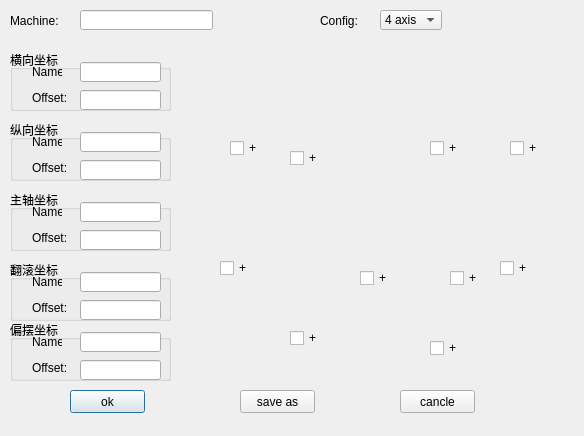
<?xml version="1.0" encoding="UTF-8"?>
<ui version="4.0">
 <class>AxisConfigDialog</class>
 <widget class="QDialog" name="AxisConfigDialog">
  <property name="geometry">
   <rect>
    <x>0</x>
    <y>0</y>
    <width>584</width>
    <height>436</height>
   </rect>
  </property>
  <property name="windowTitle">
   <string>Dialog</string>
  </property>
  <widget class="QGroupBox" name="groupBox">
   <property name="geometry">
    <rect>
     <x>10</x>
     <y>50</y>
     <width>161</width>
     <height>61</height>
    </rect>
   </property>
   <property name="title">
    <string>横向坐标</string>
   </property>
   <widget class="QLabel" name="label_3">
    <property name="geometry">
     <rect>
      <x>22</x>
      <y>40</y>
      <width>42</width>
      <height>16</height>
     </rect>
    </property>
    <property name="text">
     <string>Offset:</string>
    </property>
   </widget>
   <widget class="QLineEdit" name="hengOffLineEdit">
    <property name="geometry">
     <rect>
      <x>70</x>
      <y>40</y>
      <width>81</width>
      <height>20</height>
     </rect>
    </property>
   </widget>
   <widget class="QLineEdit" name="hengNameLineEdit">
    <property name="geometry">
     <rect>
      <x>70</x>
      <y>12</y>
      <width>81</width>
      <height>20</height>
     </rect>
    </property>
   </widget>
   <widget class="QLabel" name="label_2">
    <property name="geometry">
     <rect>
      <x>22</x>
      <y>14</y>
      <width>30</width>
      <height>16</height>
     </rect>
    </property>
    <property name="text">
     <string>Name:</string>
    </property>
   </widget>
   <widget class="QLabel" name="label_13">
    <property name="geometry">
     <rect>
      <x>0</x>
      <y>10</y>
      <width>16</width>
      <height>51</height>
     </rect>
    </property>
    <property name="text">
     <string/>
    </property>
    <property name="pixmap">
     <pixmap resource="res.qrc">:/images/yellow</pixmap>
    </property>
   </widget>
  </widget>
  <widget class="QGroupBox" name="groupBox_2">
   <property name="geometry">
    <rect>
     <x>10</x>
     <y>120</y>
     <width>161</width>
     <height>61</height>
    </rect>
   </property>
   <property name="title">
    <string>纵向坐标</string>
   </property>
   <widget class="QLabel" name="label_4">
    <property name="geometry">
     <rect>
      <x>22</x>
      <y>40</y>
      <width>42</width>
      <height>16</height>
     </rect>
    </property>
    <property name="text">
     <string>Offset:</string>
    </property>
   </widget>
   <widget class="QLineEdit" name="zongOffLineEdit">
    <property name="geometry">
     <rect>
      <x>70</x>
      <y>40</y>
      <width>81</width>
      <height>20</height>
     </rect>
    </property>
   </widget>
   <widget class="QLineEdit" name="zongNameLineEdit">
    <property name="geometry">
     <rect>
      <x>70</x>
      <y>12</y>
      <width>81</width>
      <height>20</height>
     </rect>
    </property>
   </widget>
   <widget class="QLabel" name="label_5">
    <property name="geometry">
     <rect>
      <x>22</x>
      <y>14</y>
      <width>30</width>
      <height>16</height>
     </rect>
    </property>
    <property name="text">
     <string>Name:</string>
    </property>
   </widget>
   <widget class="QLabel" name="label_14">
    <property name="geometry">
     <rect>
      <x>0</x>
      <y>10</y>
      <width>16</width>
      <height>41</height>
     </rect>
    </property>
    <property name="text">
     <string/>
    </property>
    <property name="pixmap">
     <pixmap resource="res.qrc">:/images/qing</pixmap>
    </property>
   </widget>
  </widget>
  <widget class="QGroupBox" name="groupBox_3">
   <property name="geometry">
    <rect>
     <x>10</x>
     <y>190</y>
     <width>161</width>
     <height>61</height>
    </rect>
   </property>
   <property name="title">
    <string>主轴坐标</string>
   </property>
   <widget class="QLabel" name="label_6">
    <property name="geometry">
     <rect>
      <x>22</x>
      <y>40</y>
      <width>42</width>
      <height>16</height>
     </rect>
    </property>
    <property name="text">
     <string>Offset:</string>
    </property>
   </widget>
   <widget class="QLineEdit" name="spindleOffLineEdit">
    <property name="geometry">
     <rect>
      <x>70</x>
      <y>40</y>
      <width>81</width>
      <height>20</height>
     </rect>
    </property>
   </widget>
   <widget class="QLineEdit" name="spindleNameLineEdit">
    <property name="geometry">
     <rect>
      <x>70</x>
      <y>12</y>
      <width>81</width>
      <height>20</height>
     </rect>
    </property>
   </widget>
   <widget class="QLabel" name="label_7">
    <property name="geometry">
     <rect>
      <x>22</x>
      <y>14</y>
      <width>30</width>
      <height>16</height>
     </rect>
    </property>
    <property name="text">
     <string>Name:</string>
    </property>
   </widget>
   <widget class="QLabel" name="label_15">
    <property name="geometry">
     <rect>
      <x>0</x>
      <y>10</y>
      <width>16</width>
      <height>51</height>
     </rect>
    </property>
    <property name="text">
     <string/>
    </property>
    <property name="pixmap">
     <pixmap resource="res.qrc">:/images/green</pixmap>
    </property>
   </widget>
  </widget>
  <widget class="QGroupBox" name="groupBox_4">
   <property name="geometry">
    <rect>
     <x>10</x>
     <y>260</y>
     <width>161</width>
     <height>61</height>
    </rect>
   </property>
   <property name="title">
    <string>翻滚坐标</string>
   </property>
   <widget class="QLabel" name="label_8">
    <property name="geometry">
     <rect>
      <x>22</x>
      <y>40</y>
      <width>42</width>
      <height>16</height>
     </rect>
    </property>
    <property name="text">
     <string>Offset:</string>
    </property>
   </widget>
   <widget class="QLineEdit" name="flipOffLineEdit">
    <property name="geometry">
     <rect>
      <x>70</x>
      <y>40</y>
      <width>81</width>
      <height>20</height>
     </rect>
    </property>
   </widget>
   <widget class="QLineEdit" name="flipNameLineEdit">
    <property name="geometry">
     <rect>
      <x>70</x>
      <y>12</y>
      <width>81</width>
      <height>20</height>
     </rect>
    </property>
   </widget>
   <widget class="QLabel" name="label_9">
    <property name="geometry">
     <rect>
      <x>22</x>
      <y>14</y>
      <width>30</width>
      <height>16</height>
     </rect>
    </property>
    <property name="text">
     <string>Name:</string>
    </property>
   </widget>
   <widget class="QLabel" name="label_16">
    <property name="geometry">
     <rect>
      <x>0</x>
      <y>20</y>
      <width>16</width>
      <height>31</height>
     </rect>
    </property>
    <property name="text">
     <string/>
    </property>
    <property name="pixmap">
     <pixmap resource="res.qrc">:/images/red</pixmap>
    </property>
   </widget>
   <zorder>label_16</zorder>
   <zorder>label_8</zorder>
   <zorder>flipOffLineEdit</zorder>
   <zorder>flipNameLineEdit</zorder>
   <zorder>label_9</zorder>
  </widget>
  <widget class="QGroupBox" name="groupBox_5">
   <property name="geometry">
    <rect>
     <x>10</x>
     <y>320</y>
     <width>161</width>
     <height>61</height>
    </rect>
   </property>
   <property name="title">
    <string>偏摆坐标</string>
   </property>
   <widget class="QLabel" name="label_10">
    <property name="geometry">
     <rect>
      <x>22</x>
      <y>40</y>
      <width>42</width>
      <height>16</height>
     </rect>
    </property>
    <property name="text">
     <string>Offset:</string>
    </property>
   </widget>
   <widget class="QLineEdit" name="yawOffLineEdit">
    <property name="geometry">
     <rect>
      <x>70</x>
      <y>40</y>
      <width>81</width>
      <height>20</height>
     </rect>
    </property>
   </widget>
   <widget class="QLineEdit" name="yawNameLineEdit">
    <property name="geometry">
     <rect>
      <x>70</x>
      <y>12</y>
      <width>81</width>
      <height>20</height>
     </rect>
    </property>
   </widget>
   <widget class="QLabel" name="label_11">
    <property name="geometry">
     <rect>
      <x>22</x>
      <y>14</y>
      <width>30</width>
      <height>16</height>
     </rect>
    </property>
    <property name="text">
     <string>Name:</string>
    </property>
   </widget>
   <widget class="QLabel" name="label_17">
    <property name="geometry">
     <rect>
      <x>2</x>
      <y>10</y>
      <width>16</width>
      <height>41</height>
     </rect>
    </property>
    <property name="text">
     <string/>
    </property>
    <property name="pixmap">
     <pixmap resource="res.qrc">:/images/blue</pixmap>
    </property>
   </widget>
   <zorder>label_17</zorder>
   <zorder>label_10</zorder>
   <zorder>yawOffLineEdit</zorder>
   <zorder>yawNameLineEdit</zorder>
   <zorder>label_11</zorder>
  </widget>
  <widget class="QLabel" name="label_12">
   <property name="geometry">
    <rect>
     <x>210</x>
     <y>60</y>
     <width>361</width>
     <height>331</height>
    </rect>
   </property>
   <property name="text">
    <string/>
   </property>
   <property name="pixmap">
    <pixmap resource="res.qrc">:/images/config</pixmap>
   </property>
  </widget>
  <widget class="QCheckBox" name="zDownCheckbox">
   <property name="geometry">
    <rect>
     <x>430</x>
     <y>340</y>
     <width>31</width>
     <height>16</height>
    </rect>
   </property>
   <property name="text">
    <string>+</string>
   </property>
  </widget>
  <widget class="QCheckBox" name="zUpCheckBox">
   <property name="geometry">
    <rect>
     <x>430</x>
     <y>140</y>
     <width>31</width>
     <height>16</height>
    </rect>
   </property>
   <property name="text">
    <string>+</string>
   </property>
  </widget>
  <widget class="QCheckBox" name="yawRightCheckbox">
   <property name="geometry">
    <rect>
     <x>450</x>
     <y>270</y>
     <width>31</width>
     <height>16</height>
    </rect>
   </property>
   <property name="text">
    <string>+</string>
   </property>
  </widget>
  <widget class="QCheckBox" name="yawLeftCheckbox">
   <property name="geometry">
    <rect>
     <x>360</x>
     <y>270</y>
     <width>31</width>
     <height>16</height>
    </rect>
   </property>
   <property name="text">
    <string>+</string>
   </property>
  </widget>
  <widget class="QCheckBox" name="flipDownCheckbox">
   <property name="geometry">
    <rect>
     <x>290</x>
     <y>330</y>
     <width>31</width>
     <height>16</height>
    </rect>
   </property>
   <property name="text">
    <string>+</string>
   </property>
  </widget>
  <widget class="QCheckBox" name="flipUpCheckbox">
   <property name="geometry">
    <rect>
     <x>290</x>
     <y>150</y>
     <width>31</width>
     <height>16</height>
    </rect>
   </property>
   <property name="text">
    <string>+</string>
   </property>
  </widget>
  <widget class="QCheckBox" name="xLeftCheckbox">
   <property name="geometry">
    <rect>
     <x>220</x>
     <y>260</y>
     <width>31</width>
     <height>16</height>
    </rect>
   </property>
   <property name="text">
    <string>+</string>
   </property>
  </widget>
  <widget class="QCheckBox" name="xRightCheckbox">
   <property name="geometry">
    <rect>
     <x>500</x>
     <y>260</y>
     <width>31</width>
     <height>16</height>
    </rect>
   </property>
   <property name="text">
    <string>+</string>
   </property>
  </widget>
  <widget class="QCheckBox" name="spindleRightCheckbox">
   <property name="geometry">
    <rect>
     <x>510</x>
     <y>140</y>
     <width>31</width>
     <height>16</height>
    </rect>
   </property>
   <property name="text">
    <string>+</string>
   </property>
  </widget>
  <widget class="QCheckBox" name="spindleLeftCheckbox">
   <property name="geometry">
    <rect>
     <x>230</x>
     <y>140</y>
     <width>31</width>
     <height>16</height>
    </rect>
   </property>
   <property name="text">
    <string>+</string>
   </property>
  </widget>
  <widget class="QPushButton" name="okButton">
   <property name="geometry">
    <rect>
     <x>70</x>
     <y>390</y>
     <width>75</width>
     <height>23</height>
    </rect>
   </property>
   <property name="text">
    <string>ok</string>
   </property>
  </widget>
  <widget class="QPushButton" name="saveAsButton">
   <property name="geometry">
    <rect>
     <x>240</x>
     <y>390</y>
     <width>75</width>
     <height>23</height>
    </rect>
   </property>
   <property name="text">
    <string>save as</string>
   </property>
  </widget>
  <widget class="QPushButton" name="cancleButton">
   <property name="geometry">
    <rect>
     <x>400</x>
     <y>390</y>
     <width>75</width>
     <height>23</height>
    </rect>
   </property>
   <property name="text">
    <string>cancle</string>
   </property>
  </widget>
  <widget class="QLineEdit" name="machineLineEdit">
   <property name="geometry">
    <rect>
     <x>80</x>
     <y>10</y>
     <width>133</width>
     <height>20</height>
    </rect>
   </property>
  </widget>
  <widget class="QLabel" name="machineNameLabel">
   <property name="geometry">
    <rect>
     <x>10</x>
     <y>10</y>
     <width>67</width>
     <height>21</height>
    </rect>
   </property>
   <property name="styleSheet">
    <string notr="true">font: 14pt &quot;Times New Roman&quot;;</string>
   </property>
   <property name="text">
    <string>Machine:</string>
   </property>
  </widget>
  <widget class="QComboBox" name="axisSumCombox">
   <property name="geometry">
    <rect>
     <x>380</x>
     <y>10</y>
     <width>62</width>
     <height>20</height>
    </rect>
   </property>
   <item>
    <property name="text">
     <string>4 axis</string>
    </property>
   </item>
   <item>
    <property name="text">
     <string>5 axis</string>
    </property>
   </item>
  </widget>
  <widget class="QLabel" name="label">
   <property name="geometry">
    <rect>
     <x>320</x>
     <y>10</y>
     <width>51</width>
     <height>21</height>
    </rect>
   </property>
   <property name="styleSheet">
    <string notr="true">font: 12pt &quot;Times New Roman&quot;;</string>
   </property>
   <property name="text">
    <string>Config:</string>
   </property>
  </widget>
 </widget>
 <resources>
  <include location="res.qrc"/>
 </resources>
 <connections/>
</ui>
